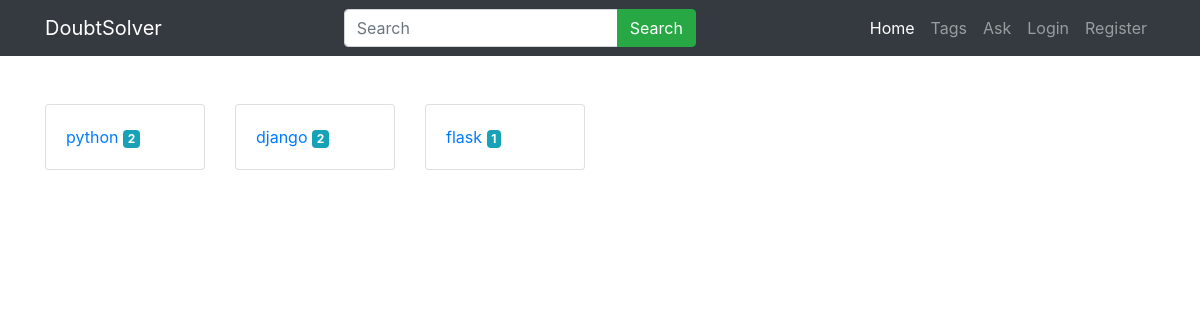
The app's page /tags, older data.
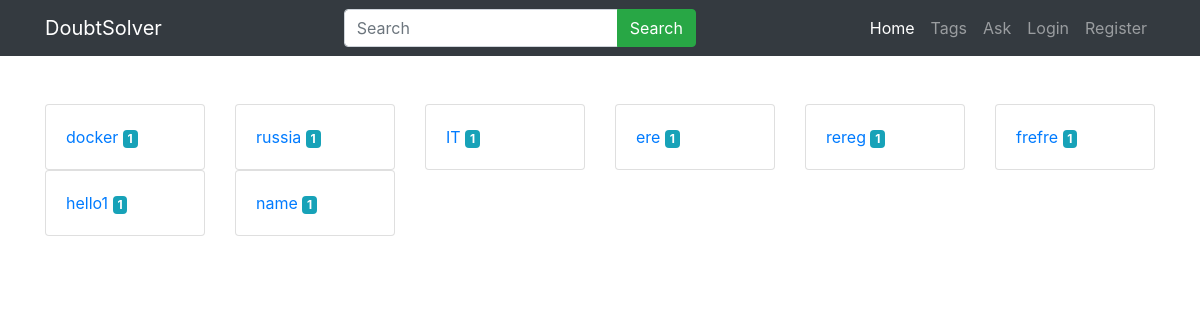
The same page, newer data.
### main/models.py (models this page shows, shortened)
class Question(models.Model):
    user=models.ForeignKey(User,on_delete=models.CASCADE)
    title=models.CharField(max_length=300)
    detail=models.TextField()
    tags=models.TextField(default='')
    add_time=models.DateTimeField(auto_now_add=True)

### main/views.py (the view)
# urls.py: path('tags',views.tags,name='tags'),
def tags(request):
    quests=Question.objects.all()
    tags=[]
    for quest in quests:
        qtags=[tag.strip() for tag in quest.tags.split(',')]
        for tag in qtags:
            if tag not in tags:
                tags.append(tag)
    tag_with_count=[]
    for tag in tags:
        tag_data={
            'name':tag,
            'count':Question.objects.filter(tags__icontains=tag).count()
        }
        tag_with_count.append(tag_data)
    return render(request,'tags.html',{'tags':tag_with_count})

### main/templates/tags.html (shortened to what this page needs)
{% extends 'base.html' %}
{% load static %}
{% block content %}
    <div class="container py-5">
        <div class="row">
            {% for tag in tags %}
            <div class="col-2">
                <div class="card">
                    <div class="card-body">
                        <p class="card-text"><a href="/tag/{{tag.name|slugify}}">{{tag.name}}
                            <span class="badge badge-info">{{tag.count}}</span></a></p>
                    </div>
                </div>
            </div>
            {% endfor %}
        </div>
    </div>
{% endblock %}

### main/templates/base.html (shortened to what this page needs)
{% load static %}
<!DOCTYPE html>
<html lang="en">
<head>
    <link rel="stylesheet" href="{% static 'animate.min.css' %}" />
    <link rel="stylesheet" href="{% static 'bootstrap.min.css' %}" />
    <link rel="stylesheet" href="{% static 'fa4/css/font-awesome.min.css' %}" />
</head>
<body>
    <nav class="navbar navbar-expand-lg navbar-dark bg-dark">
        <div class="container">
            <a class="navbar-brand" href="/">DoubtSolver</a>
            <div class="collapse navbar-collapse" id="navbarNav">
                <form class="ml-auto" action="/">
                    <div class="input-group">
                        <input type="text" name="q" class="form-control" placeholder="Search" />
                        <div class="input-group-append">
                        <button class="btn btn-success" type="submit" id="button-addon2">Search</button>
                        </div>
                    </div>
                </form>
                <ul class="navbar-nav ml-auto">
                    <li class="nav-item active">
                        <a class="nav-link" href="/">Home</a>
                    </li>
                    <li class="nav-item">
                        <a class="nav-link" href="/tags">Tags</a>
                    </li>
                    <li class="nav-item">
                        <a class="nav-link" href="{% url 'ask-question' %}">Ask</a>
                    </li>
                    {% if user.is_authenticated %}
                    <li class="nav-item">
                        <a class="nav-link" href="{% url 'logout' %}">Logout</a>
                    </li>
                    {% else %}
                    <li class="nav-item">
                        <a class="nav-link" href="/accounts/login">Login</a>
                    </li>
                    <li class="nav-item">
                        <a class="nav-link" href="/accounts/register">Register</a>
                    </li>
                    {% endif %}
                </ul>
            </div>
        </div>
    </nav>
    {% block content %}
    {% endblock %}
</body>
</html>

Row changes from the older to the newer data that the page shows:
now on this page (row edited): Question: name "docker"
changed Question: tags "python,django" → "docker" (drawn)
added Question: name "russia"
added Question: name "hello1"
added Question: name "name"
Text that changed along with them:
new list line: "1"
new list line: "IT 1"
new list line: "ere 1"
new list line: "rereg 1"
new list line: "frefre 1"
list line gone: "python 2"
list line gone: "django 2"
list line gone: "flask 1"
